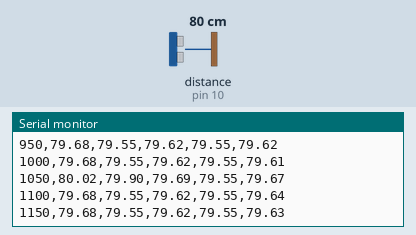
Bench run of a sketch on a simulated Arduino Uno, built with avr-gcc and run on an emulated ATmega328P. Shown: the last lines printed to the serial monitor. Wiring (inferred from the names in the program): ultrasonic range finder: trigger pin 9; echo pin 10. The inputs (shaded band) are chosen by the test bench; at power-on: distance to the obstacle (sensor on pin 10) 80 cm. The echo pulse lasts 58.3 µs per cm.

Above: at 1.2 s.
1.3 s: distance to the obstacle (sensor on pin 10) set to 2 cm
At 1.37 s:
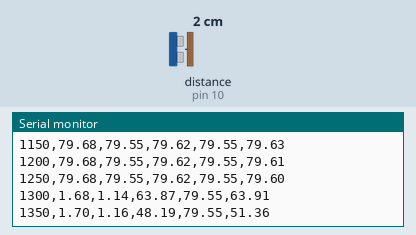
2.8 s: distance to the obstacle (sensor on pin 10) set to 4 cm
At 2.82 s:
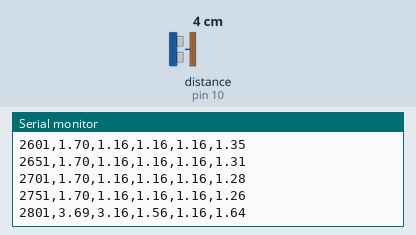
Timing chart, 0 to 5.8 s (numbered marks = the images above; inputs shaded):
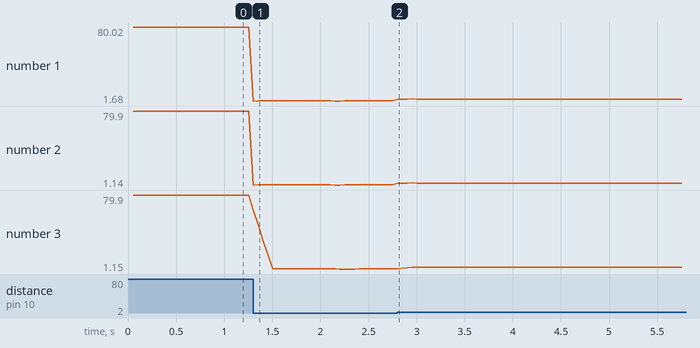

Measured:
- after the input at 1.3 s, the serial monitor: prints a new line at once (image 1)
- plotted number 1: 79.68 → 1.7 after the input at 1.3 s
- plotted number 2: 79.55 → 1.16 after the input at 1.3 s
- plotted number 3: 79.62 → 1.16 after the input at 1.3 s

The sketch:

PR3_var01_HCSR04.ino
```cpp
// ПР №3. Сбор данных с датчика, калибровка и фильтрация измерений
// ПРИМЕР ВЫПОЛНЕНИЯ: вариант 1 (HC-SR04, 10–100 см)
// Arduino Uno. HC-SR04: Trig -> D9, Echo -> D10. Потенциометр: движок -> A0
//
// ИЗМЕНЁННЫЕ ПАРАМЕТРЫ по сравнению с листингом 1 отмечены  <<< ВАР. 1

#define USE_ULTRASONIC 1          // 1 - HC-SR04 (см), 0 - потенциометр (градусы)  <<< ВАР. 1

const uint8_t TRIG_PIN = 9;
const uint8_t ECHO_PIN = 10;
const uint8_t POT_PIN  = A0;
const float   POT_RANGE = 270.0;  // полный угол поворота потенциометра, град

const unsigned long PERIOD_MS = 50; // период опроса 50 мс (20 Гц)
const uint8_t N_MA  = 5;            // окно скольз. среднего  <<< ВАР. 1
const float   ALPHA = 0.20;         // коэфф. экспоненц. фильтра  <<< ВАР. 1

// Калибровка: x_кал = A_CAL * x_изм + B_CAL
// ШАГ 1 (части 2-3): оставить A_CAL = 1.0, B_CAL = 0.0 (калибровки нет, cal = raw).
// ШАГ 2 (часть 4): вписать коэффициенты, которые напечатал analysis_calib.py,
//                  и загрузить скетч повторно.
const float A_CAL = 1.0053;    // <<< после части 3 заменить, например на 1.0086 (демо-данные)
const float B_CAL = -0.5462;    // <<< после части 3 заменить, например на -1.2118 (демо-данные)

float bufMA[20];  uint8_t iMA = 0,  nMA = 0;
float bufMed[5];  uint8_t iMed = 0, nMed = 0;
float ema = NAN;
unsigned long tPrev = 0;

float readUltrasonicCm() {
  digitalWrite(TRIG_PIN, LOW);
  delayMicroseconds(2);
  digitalWrite(TRIG_PIN, HIGH);          // импульс запуска 10 мкс
  delayMicroseconds(10);
  digitalWrite(TRIG_PIN, LOW);
  unsigned long t = pulseIn(ECHO_PIN, HIGH, 30000UL); // таймаут 30 мс
  if (t == 0) return NAN;                // эхо не получено
  return t * 0.0343 / 2.0;               // d = v*t/2, v = 0,0343 см/мкс
}

float readPotDeg() {
  int n = analogRead(POT_PIN);           // код АЦП 0...1023
  return n * POT_RANGE / 1023.0;
}

float movingAverage(float x) {           // скользящее среднее по N_MA точкам
  bufMA[iMA] = x;
  iMA = (iMA + 1) % N_MA;
  if (nMA < N_MA) nMA++;
  float s = 0;
  for (uint8_t i = 0; i < nMA; i++) s += bufMA[i];
  return s / nMA;
}

float median5(float x) {                 // медианный фильтр, окно 5
  bufMed[iMed] = x;
  iMed = (iMed + 1) % 5;
  if (nMed < 5) nMed++;
  float a[5];
  for (uint8_t i = 0; i < nMed; i++) a[i] = bufMed[i];
  for (uint8_t i = 1; i < nMed; i++) {   // сортировка вставками
    float v = a[i]; int8_t j = i - 1;
    while (j >= 0 && a[j] > v) { a[j + 1] = a[j]; j--; }
    a[j + 1] = v;
  }
  return a[nMed / 2];
}

float expFilter(float x) {               // экспоненциальный фильтр
  if (isnan(ema)) ema = x;
  else ema = ALPHA * x + (1.0 - ALPHA) * ema;
  return ema;
}

void setup() {
  Serial.begin(115200);
  pinMode(TRIG_PIN, OUTPUT);
  pinMode(ECHO_PIN, INPUT);
  Serial.println("t_ms,raw,cal,ma,med,ema");
}

void loop() {
  if (millis() - tPrev < PERIOD_MS) return;
  tPrev = millis();
#if USE_ULTRASONIC
  float raw = readUltrasonicCm();
#else
  float raw = readPotDeg();
#endif
  if (isnan(raw)) return;                // пропускаем неудачное измерение
  float cal = A_CAL * raw + B_CAL;
  float ma  = movingAverage(cal);
  float med = median5(cal);
  float ef  = expFilter(cal);
  Serial.print(tPrev);   Serial.print(',');
  Serial.print(raw, 2);  Serial.print(',');
  Serial.print(cal, 2);  Serial.print(',');
  Serial.print(ma, 2);   Serial.print(',');
  Serial.print(med, 2);  Serial.print(',');
  Serial.println(ef, 2);
}
```
